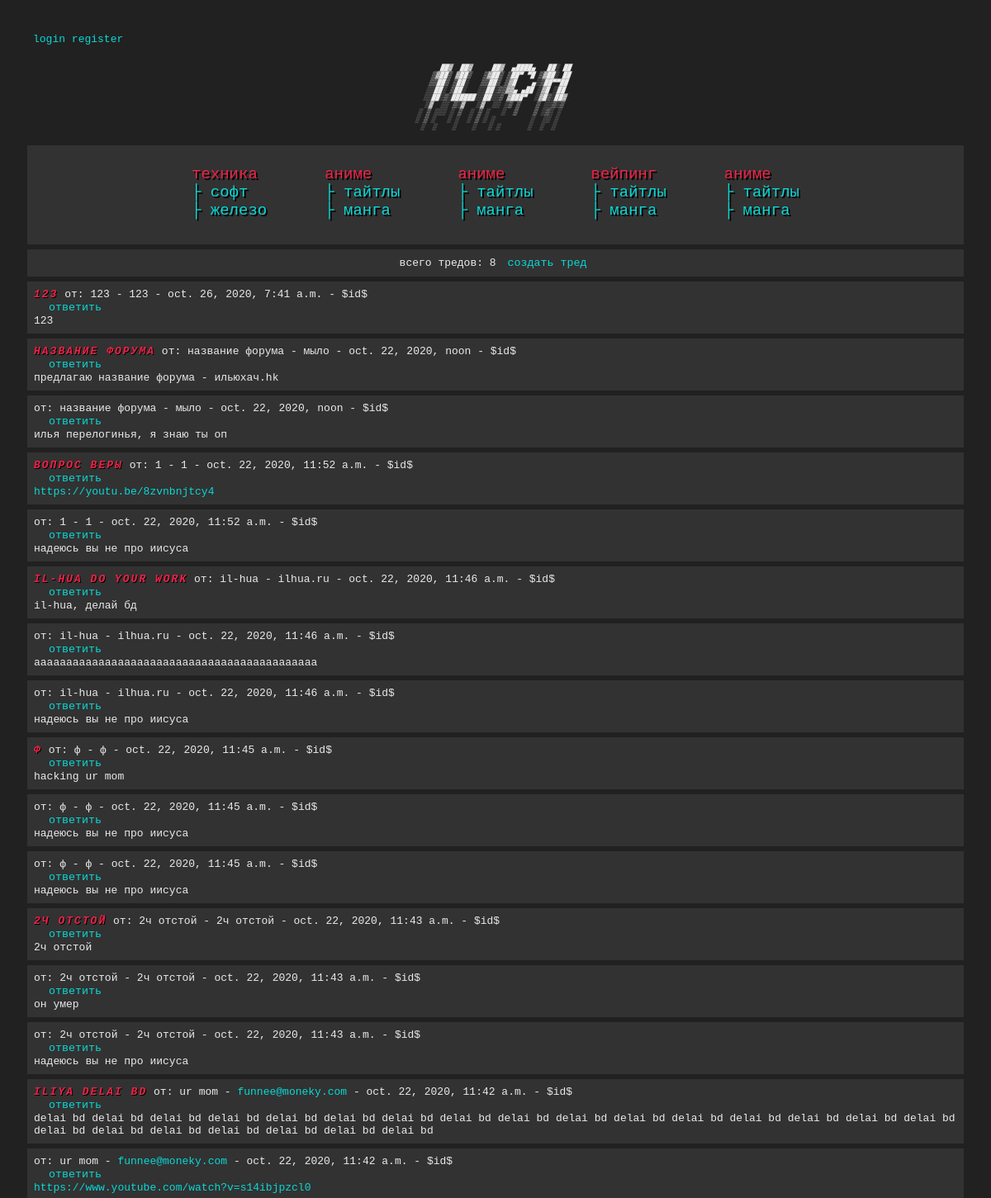
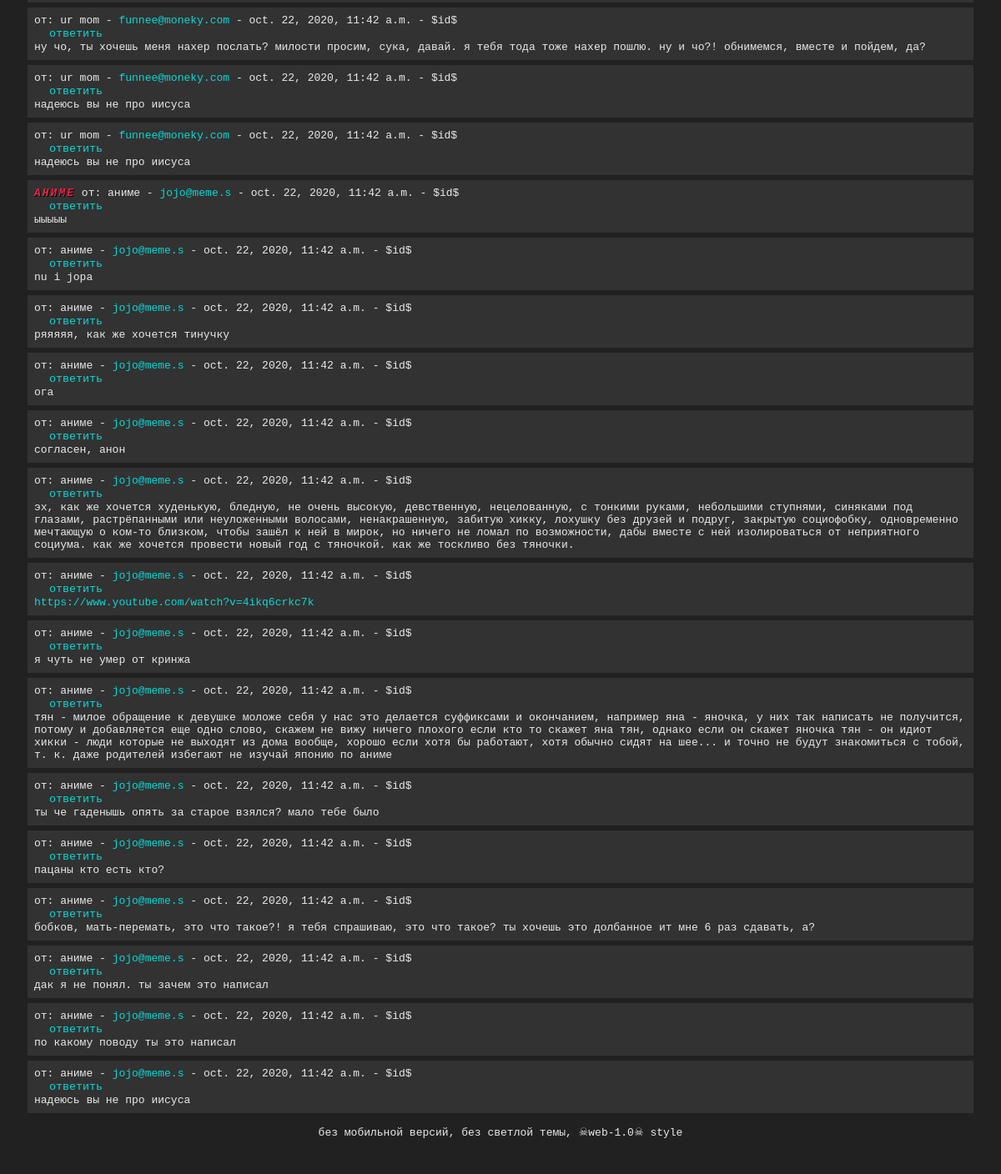
The page / on the database its author committed (2 pictures, top to bottom).
### ilich/models.py (models this page shows, shortened)
class Forum(models.Model):
    name  = models.CharField(max_length=64, default="anon")
    email = models.CharField(max_length=200, null=True)
    topic = models.CharField(max_length=200, null=True)
    descr = models.CharField(max_length=1000, null=True)
    datec = models.DateTimeField(auto_now_add=True, null=True)
    embed = models.CharField(max_length=1000, null=True)

class Discussion(models.Model):
    forum = models.ForeignKey(Forum,blank=True,on_delete=models.CASCADE)
    discuss = models.CharField(max_length=1000)

### ilich/views.py (the view)
# urls.py: 2. Add a URL to urlpatterns:  path('', views.home, name='home')
def home(request):
    forums=Forum.objects.all()
    count=forums.count()
    discussions=[]
    for i in forums:
        discussions.append(i.discussion_set.all())
    context={'forums':forums,
              'count':count,
              'discussions':discussions}
    return render(request,'home.html',context)

### templates/home.html (shortened to what this page needs)
{% load static %}
<!DOCTYPE html>
<html lang="en">
<head>
    <link rel="stylesheet" type="text/css" href="../ilich/static/style.css" media="screen"/>
</head>
<body>
<div class="buttonRegistration">
    <a>LOGIN</a>
    <a>REGISTER</a>
</div>
    <header><pre>
 ██▓  ██▓     ██▓  ▄████▄   ██░ ██
▒▓██▒ ▓██▒   ▒▓██▒ ▒██▀ ▀█ ▒▓██░ ██
▒▒██▒ ▒██░   ▒▒██▒ ▒▓█    ▄░▒██▀▀██
░░██░ ▒██░   ░░██░▒▒▓▓▄ ▄██ ░▓█ ░██
░░██░▒░██████░░██░░▒ ▓███▀  ░▓█▒░██▓
 ░▓  ░░ ▒░▓   ░▓  ░░ ░▒ ▒    ▒ ░░▒░▒
░ ▒ ░░░ ░ ▒  ░ ▒ ░   ░  ▒    ▒ ░▒░ ░
░ ▒ ░   ░ ░  ░ ▒ ░ ░         ░  ░░ ░
  ░  ░    ░    ░   ░ ░       ░  ░  ░
</pre><br></header>
<main>
<div class="menu">
    <div class="links">
        <div class="links-col">
            <div>техника</div>
            <a href="#">├ софт</a>
            <a href="#">├ железо</a>
        </div>
        <div class="links-col">
            <div>аниме</div>
            <a href="#">├ тайтлы</a>
            <a href="#">├ манга</a>
        </div>
        <div class="links-col">
            <div>аниме</div>
            <a href="#">├ тайтлы</a>
            <a href="#">├ манга</a>
        </div>
        <div class="links-col">
            <div>вейпинг</div>
            <a href="#">├ тайтлы</a>
            <a href="#">├ манга</a>
        </div>
        <div class="links-col">
            <div>аниме</div>
            <a href="#">├ тайтлы</a>
            <a href="#">├ манга</a>
        </div>
    </div>
</div>
    <div class="menu">
        <form method="POST" action="{% url 'addInBoard' %}">
            всего тредов: {{count}} <button>создать тред</button>
        </form>
    </div>
    {%for forum in forums reversed %}
    <div class="text">
        <p><a href='{{forum.link}}'><b>{{forum.topic}}</b></a> от: {{forum.name}} - {{forum.email|urlize}} - {{forum.datec}} - $id$
            <form method="POST" action="{% url 'addInThread' %}">
                <button>ответить</button>
            </form>
        </p>
            {{forum.descr|urlize}}
    </div>
        {%for discuss in discussions%}
            {%for objs in discuss%}
                {% if objs.forum == forum %}
                <div class="text">
                <p>от: {{forum.name}} - {{forum.email|urlize}} - {{forum.datec}} - $id$
                    <form method="POST" action="{% url 'addInThread' %}">
                        <button>ответить</button>
                    </form>
                </p>
                    {{objs.discuss|urlize}}
                </div>
                {% endif %}
            {%endfor%}
        {%endfor%}
    {%endfor%}
</main>
<div class="menu">
    <pre>без мобильной версий, без светлой темы, ☠web-1.0☠ style</pre>
</div>
</body>
</html>

### ilich/static/style.css (style rules this page uses)
body { background: #212121; color: #eaeaea; font-family: monospace; margin: 0; padding: 32px; box-sizing: border-box; text-transform: lowercase; cursor: default; background-repeat: repeat; background-attachment: fixed; }
pre { margin: 0; text-align: center; }
p { margin: 0; }
a { color: #08d9d6; text-decoration: none; }
b { color: #f02147; text-transform: uppercase; font-style: italic; letter-spacing: 2px; text-shadow: 1px 1px 0 #000; }
main { box-sizing: border-box; flex-flow: column; align-items: center; min-width: 288px; border: 1px solid #212121; background: #323232; box-sizing: border-box; position: relative; margin: 0 auto; }
header { font-weight: 700; font-size: 8px; justify-content: center; align-items: center; padding: 16px 0; box-sizing: border-box; width: 100%; min-height: 106px; height: 106px; max-height: 106px; }
header>pre { font-family: monospace; animation: m 1s linear infinite alternate; transform: skewX(-20deg); }
header, .menu, .post, .buttonRegistration, .text { border-bottom: 6px solid #212121; padding: 8px 8px; }
.links { display: flex; justify-content: space-between; width: 100%; max-width: 800px; padding: 16px 32px 22px 32px; box-sizing: border-box; color: #f02147; font-size: 19px; text-shadow: 2px 2px 0 #000; }
.links-col { display: flex; flex-flow: column; }
button { background: #323232; appearance: none; font-family: monospace; color: #08d9d6; min-width: 100px; border: 0; }
.menu { display: flex; justify-content: center; }

### rows shown on the page
Forum: topic "123", name "123", email "123", datec "oct. 26, 2020, 7:41 a.m.", descr "123"
Forum: topic "НАЗВАНИЕ ФОРУМА", name "название форума", email "мыло", datec "oct. 22, 2020, noon", descr "предлагаю название форума - ильюхач.hk"
Discussion: discuss "илья перелогинья, я знаю ты оп"
Forum: topic "ВОПРОС ВЕРЫ", name "1", email "1", datec "oct. 22, 2020, 11:52 a.m.", descr "https://youtu.be/8zvnbnjtcy4"
Discussion: discuss "надеюсь вы не про иисуса"
Forum: topic "IL-HUA DO YOUR WORK", name "il-hua", email "ilhua.ru", datec "oct. 22, 2020, 11:46 a.m.", descr "il-hua, делай бд"
Discussion: discuss "aaaaaaaaaaaaaaaaaaaaaaaaaaaaaaaaaaaaaaaaaaaa"
Discussion: discuss "надеюсь вы не про иисуса"
Forum: topic "Ф", name "ф", email "ф", datec "oct. 22, 2020, 11:45 a.m.", descr "hacking ur mom"
Discussion: discuss "надеюсь вы не про иисуса"
Discussion: discuss "надеюсь вы не про иисуса"
Forum: topic "2Ч ОТСТОЙ", name "2ч отстой", email "2ч отстой", datec "oct. 22, 2020, 11:43 a.m.", descr "2ч отстой"
Discussion: discuss "он умер"
Discussion: discuss "надеюсь вы не про иисуса"
Forum: topic "ILIYA DELAI BD", name "ur mom", email "funnee@moneky.com", datec "oct. 22, 2020, 11:42 a.m.", descr "delai bd delai bd delai bd delai bd delai bd delai bd delai bd delai bd delai bd delai bd delai bd delai bd delai bd delai bd delai bd delai bd delai bd delai bd delai bd delai bd delai bd delai bd delai bd"
Discussion: discuss "https://www.youtube.com/watch?v=s14ibjpzcl0"
Discussion: discuss "ну чо, ты хочешь меня нахер послать? милости просим, сука, давай. я тебя тода тоже нахер пошлю. ну и чо?! обнимемся, вместе и пойдем, да?"
Discussion: discuss "надеюсь вы не про иисуса"
Discussion: discuss "надеюсь вы не про иисуса"
Forum: topic "АНИМЕ", name "аниме", email "jojo@meme.s", datec "oct. 22, 2020, 11:42 a.m.", descr "ыыыыы"
Discussion: discuss "nu i jopa"
Discussion: discuss "ряяяяя, как же хочется тинучку"
Discussion: discuss "ога"
Discussion: discuss "согласен, анон"
Discussion: discuss "эх, как же хочется худенькую, бледную, не очень высокую, девственную, нецелованную, с тонкими руками, небольшими ступнями, синяками под глазами, растрёпанными или неуложенными волосами, ненакрашенную, забитую хикку, лохушку без друзей и подруг, закрытую социофобку, одновременно мечтающую о ком-то близком, чтобы зашёл к ней в мирок, но ничего не ломал по возможности, дабы вместе с ней изолироваться от неприятного социума. как же хочется провести новый год с тяночкой. как же тоскливо без тяночки."
Discussion: discuss "https://www.youtube.com/watch?v=4ikq6crkc7k"
Discussion: discuss "я чуть не умер от кринжа"
Discussion: discuss "тян - милое обращение к девушке моложе себя у нас это делается суффиксами и окончанием, например яна - яночка, у них так написать не получится, потому и добавляется еще одно слово, скажем не вижу ничего плохого если кто то скажет яна тян, однако если он скажет яночка тян - он идиот хикки - люди которые не выходят из дома вообще, хорошо если хотя бы работают, хотя обычно сидят на шее... и точно не будут знакомиться с тобой, т. к. даже родителей избегают не изучай японию по аниме"
Discussion: discuss "ты че гаденышь опять за старое взялся? мало тебе было"
Discussion: discuss "пацаны кто есть кто?"
Discussion: discuss "бобков, мать-перемать, это что такое?! я тебя спрашиваю, это что такое? ты хочешь это долбанное ит мне 6 раз сдавать, а?"
Discussion: discuss "дак я не понял. ты зачем это написал"
Discussion: discuss "по какому поводу ты это написал"
Discussion: discuss "надеюсь вы не про иисуса"

### other values the page prints
{{ count }} "8"
